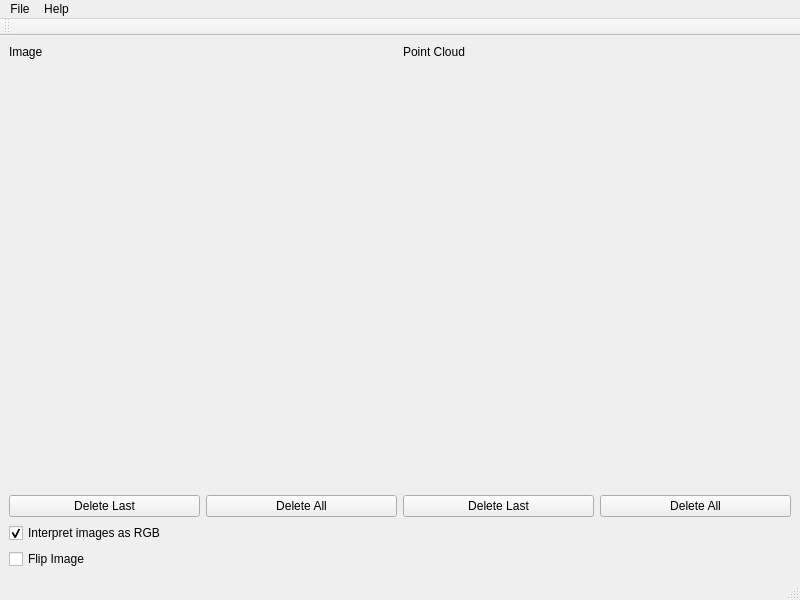
<?xml version="1.0" encoding="UTF-8"?>
<ui version="4.0">
 <class>Form</class>
 <widget class="QMainWindow" name="Form">
  <property name="geometry">
   <rect>
    <x>0</x>
    <y>0</y>
    <width>800</width>
    <height>600</height>
   </rect>
  </property>
  <property name="windowTitle">
   <string>MainWindow</string>
  </property>
  <widget class="QWidget" name="centralwidget">
   <layout class="QGridLayout" name="gridLayout">
    <item row="3" column="0">
     <widget class="QCheckBox" name="chkRGB">
      <property name="text">
       <string>Interpret images as RGB</string>
      </property>
      <property name="checked">
       <bool>true</bool>
      </property>
     </widget>
    </item>
    <item row="0" column="0">
     <layout class="QVBoxLayout" name="verticalLayout_2" stretch="0,20">
      <item>
       <layout class="QHBoxLayout" name="horizontalLayout">
        <item>
         <widget class="QLabel" name="label_2">
          <property name="text">
           <string>Image</string>
          </property>
         </widget>
        </item>
        <item>
         <widget class="QLabel" name="label">
          <property name="text">
           <string>Point Cloud</string>
          </property>
         </widget>
        </item>
       </layout>
      </item>
      <item>
       <layout class="QVBoxLayout" name="verticalLayout">
        <item>
         <layout class="QHBoxLayout" name="horizontalLayout_2">
          <item>
           <widget class="QVTKWidget" name="qvtkWidgetLeft"/>
          </item>
          <item>
           <widget class="QVTKWidget" name="qvtkWidgetRight"/>
          </item>
         </layout>
        </item>
       </layout>
      </item>
     </layout>
    </item>
    <item row="6" column="0">
     <widget class="QCheckBox" name="chkFlipImage">
      <property name="text">
       <string>Flip Image</string>
      </property>
     </widget>
    </item>
    <item row="1" column="0">
     <layout class="QHBoxLayout" name="horizontalLayout_3" stretch="0,0">
      <item>
       <layout class="QHBoxLayout" name="horizontalLayout_5">
        <item>
         <widget class="QPushButton" name="btnDeleteLastImageKeypoint">
          <property name="text">
           <string>Delete Last</string>
          </property>
         </widget>
        </item>
        <item>
         <widget class="QPushButton" name="btnDeleteAllImageKeypoints">
          <property name="text">
           <string>Delete All</string>
          </property>
         </widget>
        </item>
       </layout>
      </item>
      <item>
       <layout class="QHBoxLayout" name="horizontalLayout_4">
        <item>
         <widget class="QPushButton" name="btnDeleteLastPointcloudKeypoint">
          <property name="text">
           <string>Delete Last</string>
          </property>
         </widget>
        </item>
        <item>
         <widget class="QPushButton" name="btnDeleteAllPointcloudKeypoints">
          <property name="text">
           <string>Delete All</string>
          </property>
         </widget>
        </item>
       </layout>
      </item>
     </layout>
    </item>
   </layout>
  </widget>
  <widget class="QMenuBar" name="menubar">
   <property name="geometry">
    <rect>
     <x>0</x>
     <y>0</y>
     <width>800</width>
     <height>25</height>
    </rect>
   </property>
   <widget class="QMenu" name="menuFile">
    <property name="title">
     <string>File</string>
    </property>
    <addaction name="actionOpenImage"/>
    <addaction name="actionOpenPointCloud"/>
    <addaction name="actionSaveImagePoints"/>
    <addaction name="actionSavePointCloudPoints"/>
    <addaction name="actionLoad2DPoints"/>
    <addaction name="actionLoad3DPoints"/>
    <addaction name="actionQuit"/>
   </widget>
   <widget class="QMenu" name="menuHelp">
    <property name="title">
     <string>Help</string>
    </property>
    <addaction name="actionHelp"/>
   </widget>
   <addaction name="menuFile"/>
   <addaction name="menuHelp"/>
  </widget>
  <widget class="QStatusBar" name="statusbar"/>
  <widget class="QToolBar" name="toolBar_image">
   <property name="windowTitle">
    <string>toolBar</string>
   </property>
   <attribute name="toolBarArea">
    <enum>TopToolBarArea</enum>
   </attribute>
   <attribute name="toolBarBreak">
    <bool>false</bool>
   </attribute>
  </widget>
  <widget class="QToolBar" name="toolBar_pointcloud">
   <property name="windowTitle">
    <string>toolBar_2</string>
   </property>
   <property name="movable">
    <bool>false</bool>
   </property>
   <property name="floatable">
    <bool>false</bool>
   </property>
   <attribute name="toolBarArea">
    <enum>TopToolBarArea</enum>
   </attribute>
   <attribute name="toolBarBreak">
    <bool>false</bool>
   </attribute>
  </widget>
  <action name="actionOpenImage">
   <property name="text">
    <string>Open Image</string>
   </property>
  </action>
  <action name="actionSaveImagePoints">
   <property name="text">
    <string>Save Image Points</string>
   </property>
  </action>
  <action name="actionSavePointCloudPoints">
   <property name="text">
    <string>Save Point Cloud Points</string>
   </property>
  </action>
  <action name="actionOpenPointCloud">
   <property name="text">
    <string>Open Point Cloud</string>
   </property>
  </action>
  <action name="actionLoad2DPoints">
   <property name="text">
    <string>Load 2D Points</string>
   </property>
  </action>
  <action name="actionLoad3DPoints">
   <property name="text">
    <string>Load 3D Points</string>
   </property>
  </action>
  <action name="actionHelp">
   <property name="text">
    <string>Help</string>
   </property>
  </action>
  <action name="actionQuit">
   <property name="text">
    <string>Quit</string>
   </property>
  </action>
 </widget>
 <customwidgets>
  <customwidget>
   <class>QVTKWidget</class>
   <extends>QWidget</extends>
   <header>QVTKWidget.h</header>
  </customwidget>
 </customwidgets>
 <resources/>
 <connections/>
</ui>
